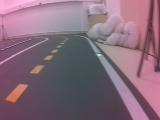
#> input picture imgs/3333_cam_image_array_.jpg, 160 x 120 px
$ python inspect_bottom.py imgs/3333_cam_image_array_.jpg
#> lines starting #> are read from the running program, lines starting #| are printed output that depends on the picture; after the words box and inside, x2 and y2 are one past the last pixel; in counts of white or black regions, pixels touching at a corner belong together
### test2.py
import cv2 as cv
import matplotlib.pyplot as plt
import numpy as np
import math
from sys import argv, exit
from pathlib import Path
import csv
from config import CANNY_HIGH, CANNY_LOW, GAUSSIAN_KERNEL

ROI_TOP = 75
Y_EVAL = 119
MIN_LANE_WIDTH = 118
MAX_LANE_WIDTH = 145
CENTER_MARGIN = 5 # px

# fail_limit = 7

# [19 lines left out: function main, not called in this run]


def fit_boundary_line(points, iterations=200, residual_threshold=2.0):
    if len(points) < 2:
        return None, None

    points = np.array(points, dtype=np.float64)

    xs = points[:, 0]
    ys = points[:, 1]

    rng = np.random.default_rng(42)

    best_inliers = None
    best_count = 0
    best_mean_residual = np.inf

    for _ in range(iterations):

        # Pick two random points
        sample_indicies = rng.choice(len(points), size=2, replace=False)
        sample_xs = xs[sample_indicies]
        sample_ys = ys[sample_indicies]

        if sample_ys[0] == sample_ys[1]:
            continue

        # Fit a line
        coefficients = np.polyfit(sample_ys, sample_xs, 1)

        # Predict x for every observed y
        predicted_xs = np.polyval(coefficients, ys)

        residuals = np.abs(predicted_xs - xs)

        inliers = residuals <= residual_threshold

        count = np.sum(inliers)

        if count < 2:
            continue

        mean_residual = np.mean(residuals[inliers])


        if count > best_count or (count == best_count and mean_residual < best_mean_residual):
            best_count = count
            best_inliers = inliers
            best_mean_residual = mean_residual

    if best_inliers is None:
        return None, None

    # RANSAC found the trusted points, refit using all of them
    final_coefficients = np.polyfit(ys[best_inliers], xs[best_inliers], 1)

    return final_coefficients, best_inliers


def get_boundary_points(edges):
    left_points = []
    right_points = []

    camera_center = (edges.shape[1] - 1) / 2

    for y in range(ROI_TOP, Y_EVAL + 1):
        xs = np.where(edges[y] > 0)[0]

        left_xs = xs[xs < camera_center - CENTER_MARGIN]
        right_xs = xs[xs > camera_center + CENTER_MARGIN]

        if len(left_xs) > 0:
            x_left = left_xs.max()
            left_points.append((x_left, y))

        if len(right_xs) > 0:
            x_right = right_xs.min()
            right_points.append((x_right, y))

    return left_points, right_points


def get_bottom_edges(img, roi_mask):
    gray = cv.cvtColor(img, cv.COLOR_BGR2GRAY)
    blur = cv.GaussianBlur(gray, GAUSSIAN_KERNEL, 0)
    edges = cv.Canny(blur, CANNY_LOW, CANNY_HIGH)

    return cv.bitwise_and(edges, roi_mask)


def get_bottom_roi_mask(img):
    mask = np.zeros(img.shape[:2], dtype=np.uint8)
    mask[ROI_TOP:Y_EVAL + 1, :] = 255
    return mask


# [344 lines left out: functions save_frame_results_csv, save_tub_summaries_csv, save_failure_debug, get_tub_summaries, calculate_summary, summarize_results and 2 more, not called in this run]


def calculate_lane_error(x_left, x_right, image_width):
    """
    eN = (xCamera - xLane) / (WLane / 2)
    """
    lane_width = x_right - x_left

    lane_center = (x_left + x_right) / 2
    camera_center = (image_width - 1) / 2

    signed_pixel_error = camera_center - lane_center
    absolute_pixel_error = abs(signed_pixel_error)

    squared_pixel_error = signed_pixel_error ** 2

    half_lane_width = lane_width / 2

    signed_normalized_error = signed_pixel_error / half_lane_width
    absolute_normalized_error = abs(signed_normalized_error)

    return {
        "x_left": x_left,
        "x_right": x_right,
        "lane_width": lane_width,
        "lane_center": lane_center,
        "camera_center": camera_center,
        "signed_pixel_error": signed_pixel_error,
        "absolute_pixel_error": absolute_pixel_error,
        "squared_pixel_error": squared_pixel_error,
        "signed_normalized_error": signed_normalized_error,
        "absolute_normalized_error": absolute_normalized_error
    }


def plot_images(*images, titles=None, cols=3):
    n = len(images)

    if n == 0:
        return

    cols = min(cols, n)
    rows = math.ceil(n / cols)

    fig, axes = plt.subplots(
        rows,
        cols,
        figsize=(5 * cols, 4 * rows),
        squeeze=False
    )

    axes = axes.flatten()

    for i, img in enumerate(images):

        # Grayscale image: masks, Canny output, grayscale, etc.
        if len(img.shape) == 2:
            axes[i].imshow(img, cmap="gray", vmin=0, vmax=255)

        # Normal OpenCV color image (BGR)
        else:
            img_rgb = cv.cvtColor(img, cv.COLOR_BGR2RGB)
            axes[i].imshow(img_rgb)

        if titles is not None and i < len(titles):
            axes[i].set_title(titles[i])

        axes[i].axis("off")

    # Hide unused subplot spaces
    for i in range(n, len(axes)):
        axes[i].axis("off")

    plt.tight_layout()
    plt.show()

# [2 lines that do not run on import are left out]

### inspect_bottom.py
import cv2 as cv
import numpy as np
import matplotlib.pyplot as plt
import math

from pathlib import Path
from sys import argv
from test2 import get_bottom_edges, calculate_lane_error, get_bottom_roi_mask, get_boundary_points, Y_EVAL, ROI_TOP, fit_boundary_line, plot_images


def main():
    if len(argv) < 2:
        print("Usage: python inspect_bottom.py <img_path>")
        return

    image_path = Path(argv[1])
    img = cv.imread(str(image_path))
#> img is the input picture: shape (120, 160, 3); mean B, G, R 122.2, 106.6, 133.7

    if img is None:
        print("Could not read image:", image_path)
        return

    roi_mask = get_bottom_roi_mask(img)
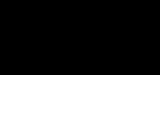
#> roi_mask: shape (120, 160); 37.5% white; 1 white region, box (x1, y1, x2, y2) and area: (0, 75, 160, 120) 7200
    bottom_edges = get_bottom_edges(img, roi_mask)
#> in get_bottom_edges, `edges = cv.Canny(blur, CANNY_LOW, CANNY_HIGH)`: edges: shape (120, 160); 8% white in thin lines or dots
#> in get_bottom_edges, `return cv.bitwise_and(edges, roi_mask)`:
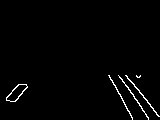
#> returned value: shape (120, 160); 1.6% white in thin lines or dots, all inside (x1, y1, x2, y2) = (6, 75, 160, 120)
    left_points, right_points = get_boundary_points(bottom_edges)
#> the loop in get_boundary_points, `for y in range(ROI_TOP, Y_EVAL + 1):` made 45 passes
#> (left_xs, right_xs, x_left, x_right) on passes 10 to 18: ([18, 19, 20, 21, 22, 23, 24, 25, 26], [113, 114, 125, 133, 134], 26, 113), ([17, 18, 26], [114, 115, 125, 126, 134], 26, 114), ([16, 17, 27], [115, 126, 127, 134, 135], 27, 115), ([15, 16, 26, 27], [115, 116, 127, 128, 135, 136], 27, 115), ([14, 15, 25, 26], [116, 128, 136, 137], 26, 116), ([13, 14, 24, 25], [116, 117, 128, 129, 137, 138], 25, 116), ([12, 13, 23, 24], [117, 129, 130, 138, 139], 24, 117), ([12, 22, 23], [117, 118, 130, 139], 23, 117), ([11, 22], [118, 130, 131, 139, 140], 22, 118)
#> (right_xs, x_right) on passes 1 to 6: ([108, 109, 118, 125, 126, 136, 140], 108), ([109, 119, 126, 127, 136, 137, 139, 140], 109), ([109, 110, 119, 120, 127, 137, 138, 139], 109), ([110, 120, 121, 127, 128], 110), ([110, 111, 121, 122, 128, 129], 110), ([111, 112, 122, 129, 130], 111)
#> after the loop in get_boundary_points, `for y in range(ROI_TOP, Y_EVAL + 1):`: left_points = [(26, 84), (26, 85), (27, 86), (27, 87), (26, 88), (25, 89), (24, 90), (23, 91), (22, 92), (22, 93), (21, 94), (20, 95), (19, 96), (18, 97), (18, 98), (17, 99), (16, 100), (15, 101)]; right_points = 45 pairs, first value 108 to 132, second value 75 to 119

    left_line, left_inliers = fit_boundary_line(left_points)
#> in fit_boundary_line, `points = np.array(points, dtype=np.float64)`: points = 18 rows, first 8: [26, 84], [26, 85], [27, 86], [27, 87], [26, 88], [25, 89], [24, 90], [23, 91]
#> in fit_boundary_line, `xs = points[:, 0]`: xs = 18 values, max 27 at index 2, min 15 at index 17, mean 21.78
#> in fit_boundary_line, `ys = points[:, 1]`: ys = 18 values from 84 to 101
#> the loop in fit_boundary_line, `for _ in range(iterations):` made 200 passes
#> (sample_indicies, sample_xs, sample_ys, coefficients, count, mean_residual, best_count, best_mean_residual) on passes 1, 2, 7, 31: ([1, 13], [26, 18], [85, 97], [-0.667, 82.67], 16, 0.729, 16, 0.729), ([7, 17], [23, 15], [91, 101], [-0.8, 95.8], 17, 0.388, 17, 0.388), ([14, 8], [18, 22], [98, 92], [-0.667, 83.33], 18, 0.667, 18, 0.667), ([7, 14], [23, 18], [91, 98], [-0.714, 88], 18, 0.579, 18, 0.579)
#> (sample_indicies, sample_xs, sample_ys, coefficients, count, mean_residual) on passes 3, 4, 5, 6, 8, 9: ([12, 1], [19, 26], [96, 85], [-0.636, 80.09], 17, 0.727), ([1, 9], [26, 22], [85, 93], [-0.5, 68.5], 15, 0.933), ([12, 13], [19, 18], [96, 97], [-1, 115], 16, 0.75), ([9, 13], [22, 18], [93, 97], [-1, 115], 16, 0.75), ([6, 3], [24, 27], [90, 87], [-1, 114], 12, 0.5), ([11, 13], [20, 18], [95, 97], [-1, 115], 15, 0.667)
#> after the loop in fit_boundary_line, `for _ in range(iterations):`: best_count = 18; best_mean_residual = 0.579
#> in fit_boundary_line, `final_coefficients = np.polyfit(ys[best_inliers], xs[best_inliers], 1)`: final_coefficients = [-0.729, 89.17]
#> left_line = [-0.729, 89.17]
    right_line, right_inliers = fit_boundary_line(right_points)
#> the loop in fit_boundary_line (call 2), `for _ in range(iterations):` made 200 passes
#> (sample_indicies, sample_xs, sample_ys, coefficients, count, mean_residual, best_count, best_mean_residual) on passes 1, 6: ([3, 34], [110, 127], [78, 109], [0.548, 67.23], 45, 0.275, 45, 0.275), ([23, 34], [121, 127], [98, 109], [0.545, 67.55], 45, 0.273, 45, 0.273)
#> (sample_indicies, sample_xs, sample_ys, coefficients, count, mean_residual) on passes 2, 3, 4, 5, 7, 8: ([19, 44], [119, 132], [94, 119], [0.52, 70.12], 45, 0.375), ([31, 3], [125, 110], [106, 78], [0.536, 68.21], 45, 0.358), ([4, 23], [110, 121], [79, 98], [0.579, 64.26], 45, 0.451), ([32, 34], [126, 127], [107, 109], [0.5, 72.5], 42, 0.548), ([36, 20], [128, 120], [111, 95], [0.5, 72.5], 45, 0.644), ([16, 8], [117, 113], [91, 83], [0.5, 71.5], 45, 0.689)

    roi_view = cv.bitwise_and(img, img, mask=roi_mask)
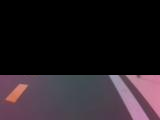
#> roi_view: shape (120, 160, 3); mean B, G, R 37.2, 31.5, 40.3

    debug_img = img.copy()

    if left_inliers is not None:
        for i, (x, y) in enumerate(left_points):
            if left_inliers[i]:
                color = (0, 255, 0)
            else:
                color = (0, 0, 255)

            cv.circle(debug_img, (x, y), 2, color, -1)
#> this loop made 18 passes
#> x on passes 1 to 12: 26, 26, 27, 27, 26, 25, 24, 23, 22, 22, 21, 20
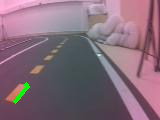
#> debug_img: shape (120, 160, 3); 0.51% of pixels changed, all inside (x1, y1, x2, y2) = (13, 82, 30, 104)

    if right_inliers is not None:
        for i, (x, y) in enumerate(right_points):
            if right_inliers[i]:
                color = (0, 255, 0)
            else:
                color = (0, 0, 255)

            cv.circle(debug_img, (x, y), 2, color, -1)
#> this loop made 45 passes
#> x on passes 1 to 12: 108, 109, 109, 110, 110, 111, 112, 112, 113, 113, 114, 115
#> debug_img: shape (120, 160, 3); 1.19% of pixels changed, all inside (x1, y1, x2, y2) = (106, 73, 135, 120)

    y_values = np.arange(ROI_TOP, Y_EVAL + 1)

    if left_line is not None:
        x_values = np.polyval(left_line, y_values)
        valid = (x_values >= 0) & (x_values < img.shape[1])
        line_points = np.column_stack([x_values[valid], y_values[valid]]).astype(np.int32)

        cv.polylines(debug_img, [line_points.reshape(-1, 1, 2)], False, (255, 0, 0), 1)
#> debug_img: shape (120, 160, 3); mean B, G, R 120.7, 108.9, 131.3
    else:
        print("Left line detection failed.")
        return

    if right_line is not None:
        x_values = np.polyval(right_line, y_values)
        valid = (x_values >= 0) & (x_values < img.shape[1])
        line_points = np.column_stack([x_values[valid], y_values[valid]]).astype(np.int32)

        cv.polylines(debug_img, [line_points.reshape(-1, 1, 2)], False, (255, 0, 0), 1)
    else:
        print("Right line detection failed.")
        return

    x_left_bottom = np.polyval(left_line, Y_EVAL)
    x_right_bottom = np.polyval(right_line, Y_EVAL)

    result = calculate_lane_error(x_left_bottom, x_right_bottom, img.shape[1])

    print()
    print("----- IMAGE RESULT -----")
    print(
        f"x_left: "
        f"{result['x_left']:.2f}"
    )
#| x_left: 2.47
    print(
        f"x_right: "
        f"{result['x_right']:.2f}"
    )
#| x_right: 132.45
    print(
        f"Lane width: "
        f"{result['lane_width']:.2f}"
    )
#| Lane width: 129.98
    print(
        f"Lane center: "
        f"{result['lane_center']:.2f}"
    )
#| Lane center: 67.46
    print(
        f"Camera center: "
        f"{result['camera_center']:.2f}"
    )
#| Camera center: 79.50
    print(
        f"Signed pixel error: "
        f"{result['signed_pixel_error']:.2f}"
    )
#| Signed pixel error: 12.04
    print(
        f"Absolute pixel error: "
        f"{result['absolute_pixel_error']:.2f}"
    )
#| Absolute pixel error: 12.04
    print(
        f"Squared pixel error: "
        f"{result['squared_pixel_error']:.2f}"
    )
#| Squared pixel error: 144.96
    print(
        f"Signed normalized error: "
        f"{result['signed_normalized_error']:.3f}"
    )
#| Signed normalized error: 0.185
    print(
        f"Absolute normalized error: "
        f"{result['absolute_normalized_error']:.3f}"
    )
#| Absolute normalized error: 0.185

    # Start of bottom ROI
    cv.line(debug_img, (0, ROI_TOP), (img.shape[1] - 1, ROI_TOP), (0, 255, 255), 1)

    # Bottom evaluation row
    cv.line(debug_img, (0, Y_EVAL), (img.shape[1] - 1, Y_EVAL), (0, 255, 255), 1)

    # Draw main points on bottom row
    x_left_int = int(round(result['x_left']))
    x_right_int = int(round(result['x_right']))
    lane_center_int = int(round(result['lane_center']))
    camera_center_int = int(round(result['camera_center']))

    if 0 <= x_left_int < img.shape[1]:
        cv.circle(debug_img, (x_left_int, Y_EVAL), 4, (0, 255, 0), -1)
#> debug_img: shape (120, 160, 3); mean B, G, R 119.6, 111.4, 133.7
    if 0 <= x_right_int < img.shape[1]:
        cv.circle(debug_img, (x_right_int, Y_EVAL), 4, (0, 255, 0), -1)
#> debug_img: shape (120, 160, 3); mean B, G, R 119.5, 111.4, 133.6
    if 0 <= lane_center_int < img.shape[1]:
        cv.circle(debug_img, (lane_center_int, Y_EVAL), 4, (255, 0, 255), -1)
#> debug_img: shape (120, 160, 3); mean B, G, R 119.8, 111.2, 133.8

    cv.circle(debug_img, (camera_center_int, Y_EVAL), 4, (255, 255, 255), -1)
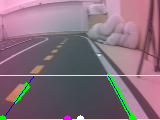
#> debug_img: shape (120, 160, 3); mean B, G, R 120.1, 111.4, 133.9


    points_img = img.copy()
    for x, y in left_points:
        cv.circle(points_img, (x, y), 2, (0, 255, 0), -1)

    for x, y in right_points:
        cv.circle(points_img, (x, y), 2, (0, 255, 255), -1)
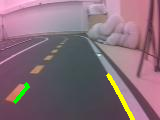
#> points_img: shape (120, 160, 3); 1.19% of pixels changed, all inside (x1, y1, x2, y2) = (106, 73, 135, 120)


    gray = cv.cvtColor(img, cv.COLOR_BGR2GRAY)
    blur = cv.GaussianBlur(gray, (5, 5), 0)

    plot_images(img, roi_view, bottom_edges, points_img, debug_img, blur,titles=[
        "Original",
        "Bottom ROI",
        "Bottom Canny",
        "Boundary points",
        "Fitted lines",
        "Blur"
    ])
#> in plot_images, `plt.show()`:
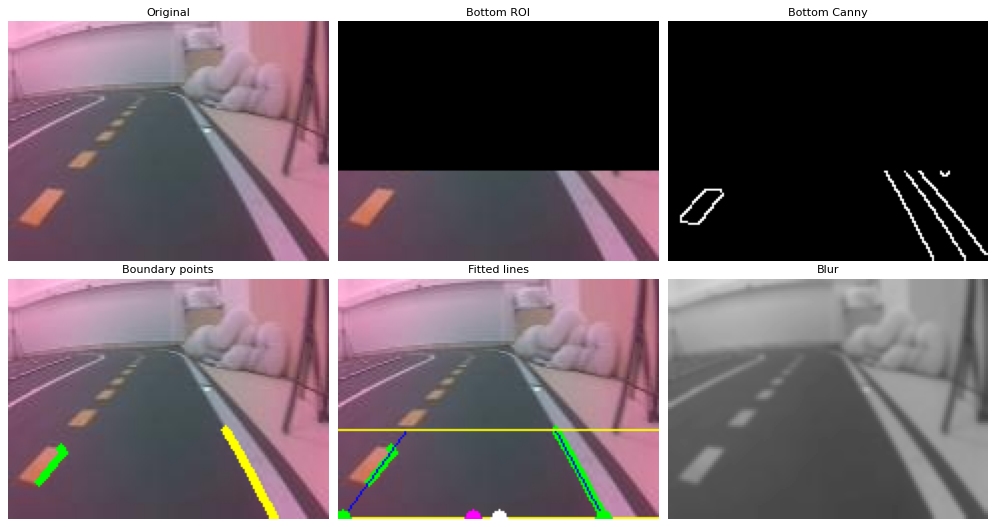
#> figure drawn by matplotlib, 6 panels


if __name__ == "__main__":
    main()

$ run again, on imgs/850_cam_image_array_.jpg
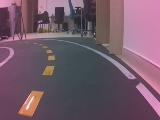
#> input picture imgs/850_cam_image_array_.jpg, 160 x 120 px
#> in main, img is the input picture: shape (120, 160, 3); mean B, G, R 105.5, 90.5, 115.8
#> roi_mask: shape (120, 160); 37.5% white; 1 white region, box (x1, y1, x2, y2) and area: (0, 75, 160, 120) 7200
#> edges: shape (120, 160); 7.8% white in thin lines or dots
#> the loop in get_boundary_points, `for y in range(ROI_TOP, Y_EVAL + 1):` made 45 passes
#> (left_xs, right_xs, x_left, x_right) on passes 1, 16, 17, 18, 19: ([45, 46, 47, 48, 49, 50, 51], [124, 125, 133, 134, 139, 140], 51, 124), ([34, 35], [138, 139, 148, 149, 155, 156], 35, 138), ([31, 32, 33, 36, 37, 38, 39, 40, 41, 42], [139, 149, 150, 156, 157], 42, 139), ([30, 31, 42], [139, 140, 150, 151, 157, 158], 42, 139), ([29, 30, 43], [140, 141, 151, 158, 159], 43, 140)
#> after the loop in get_boundary_points, `for y in range(ROI_TOP, Y_EVAL + 1):`: left_points = 28 pairs, first value 30 to 51, second value 75 to 116; right_points = 41 pairs, first value 124 to 158, second value 75 to 115
#> points has the same summary as left_points in get_boundary_points
#> in fit_boundary_line, `xs = points[:, 0]`: xs = 28 values, max 51 at index 0, min 30 at index 27, mean 38.07
#> ys = 28 values from 75 to 116
#> the loop in fit_boundary_line, `for _ in range(iterations):` made 200 passes
#> (sample_indicies, sample_xs, sample_ys, coefficients, count, mean_residual, best_count, best_mean_residual) on passes 1, 5, 6, 7, 12, 59: ([2, 21], [42, 35], [91, 110], [-0.368, 75.53], 24, 0.68, 24, 0.68), ([19, 21], [36, 35], [108, 110], [-0.5, 90], 25, 0.46, 25, 0.46), ([14, 21], [38, 35], [103, 110], [-0.429, 82.14], 26, 0.456, 26, 0.456), ([22, 12], [34, 39], [111, 101], [-0.5, 89.5], 26, 0.365, 26, 0.365), ([24, 14], [33, 38], [113, 103], [-0.5, 89.5], 27, 0.426, 27, 0.426), ([18, 12], [36, 39], [107, 101], [-0.5, 89.5], 27, 0.426, 27, 0.426)
#> after the loop in fit_boundary_line, `for _ in range(iterations):`: best_count = 27; best_mean_residual = 0.426
#> final_coefficients = [-0.471, 86.44]
#> the loop in fit_boundary_line (call 2), `for _ in range(iterations):` made 200 passes
#> (sample_indicies, sample_xs, sample_ys, coefficients, count, mean_residual, best_count, best_mean_residual) on passes 1 to 2: ([3, 31], [127, 151], [78, 106], [0.857, 60.14], 33, 0.403, 33, 0.403), ([17, 40], [139, 158], [92, 115], [0.826, 63], 35, 0.543, 35, 0.543)
#> the loop in main, `for i, (x, y) in enumerate(left_points):` made 28 passes
#> (x, y) on passes 1 to 8: (51, 75), (35, 90), (42, 91), (42, 92), (43, 93), (43, 94), (42, 95), (41, 96)
#> after the loop in main, `for i, (x, y) in enumerate(left_points):`:
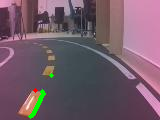
#> debug_img: shape (120, 160, 3); 0.88% of pixels changed, all inside (x1, y1, x2, y2) = (28, 73, 54, 119)
#> the loop in main, `for i, (x, y) in enumerate(right_points):` made 41 passes
#> x on passes 1 to 8: 124, 125, 126, 127, 130, 144, 145, 139
#| x_left: 30.39
#| x_right: 161.64
#| Lane width: 131.25
#| Lane center: 96.01
#| Camera center: 79.50
#| Signed pixel error: -16.51
#| Absolute pixel error: 16.51
#| Squared pixel error: 272.72
#| Signed normalized error: -0.252
#| Absolute normalized error: 0.252
#> the loop in main, `for x, y in left_points:` made 28 passes
#> the loop in main, `for x, y in right_points:` made 41 passes
#> after the loop in main, `for x, y in right_points:`:
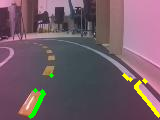
#> points_img: shape (120, 160, 3); mean B, G, R 103.3, 93.8, 116
